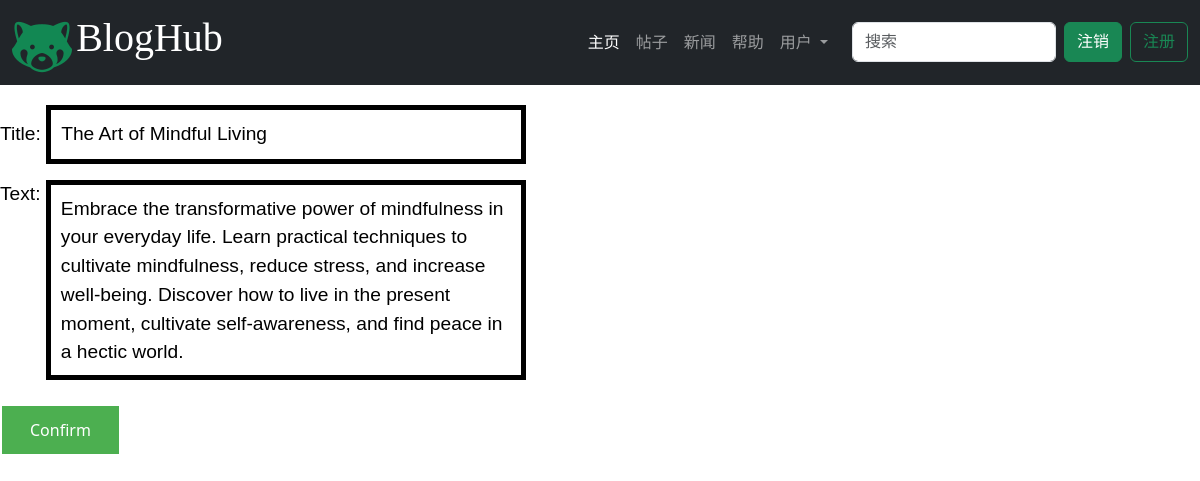
The app's page /edit_post/5/ (signed in) with its own data.
### blogs/models.py (models this page shows, shortened)
class BlogPost(models.Model):
    title = models.CharField(max_length=50)
    text = models.TextField()
    author = models.ForeignKey(User,on_delete=models.CASCADE)
    date_added = models.DateTimeField(auto_now_add=True)
    audited = models.BooleanField(default=False)

### blogs/views.py (the view)
# urls.py: path(r'edit_post/<int:post_id>/',views.edit_post,name='edit_post'),
@login_required
def edit_post(request,post_id):
    post = BlogPost.objects.get(id=post_id)
    if not check_post_author(request,post):
        raise Http404
    if request.method != 'POST':
        form = PostForm(instance=post)
    else:
        form = PostForm(instance=post,data=request.POST)
        if form.is_valid():
            form.save()
            return HttpResponseRedirect(reverse('blogs:post',args=[post.id]))
    context = {'post':post,'form':form}
    return render(request,'blogs/edit_post.html',context)

### blogs/forms.py
class PostForm(forms.ModelForm):
    class Meta:
        model = BlogPost
        fields = ['title','text']
        labels = {'title':'','text':''}
        widgets = {'text': forms.Textarea(attrs={'cols': 80})}

### blogs/views.py (called while the page is built)
def check_post_author(request,post):
    return request.user==post.author

### blogs/templates/blogs/edit_post.html (shortened to what this page needs)
{% extends 'blogs/base.html'  %}
{%block main%}
   <form method="post" action="{% url 'blogs:edit_post' post.id%}">
    <p>
        <span class="label">
            Title:
        </span>
        {{form.title}}
    </p>
    <p>
        <span class="label" style="vertical-align: top;">
            Text:
        </span>
        {{form.text}}
    </p>
    <button type="submit" class="confirm--btn">Confirm</button>
   </form>
   {% endblock main %}

### blogs/static/blogs/css/base.css (style rules this page uses)
body { padding-bottom: 20px; }

### blogs/templates/blogs/edit_post.html (style rules this page uses)
.confirm--btn { background-color: #4CAF50; border: none; color: white; padding: 12px 28px; text-align: center; text-decoration: none; display: inline-block; font-size: 16px; margin: 4px 2px; cursor: pointer; }
textarea { width:40%; height: 200px; overflow-y:scroll; resize: none; border: 5px solid black; padding: 10px; background-repeat: no-repeat; font-family:'Gill Sans', 'Gill Sans MT', Calibri, 'Trebuchet MS', sans-serif; color: #000; text-decoration: none; font-size:larger; }
input { border: 5px solid black; padding: 10px; width:40%; background-repeat: no-repeat; font-family:'Gill Sans', 'Gill Sans MT', Calibri, 'Trebuchet MS', sans-serif; color: #000; text-decoration: none; font-size:larger; }
.label { font-family:'Gill Sans', 'Gill Sans MT', Calibri, 'Trebuchet MS', sans-serif; color: #000; text-decoration: none; font-size:larger; }

### records on screen
BlogPost: title "The Art of Mindful Living", text "Embrace the transformative power of mindfulness in your everyday life. Learn practical techniques to cultivate mindfulness, reduce stress, and increase well-being. Discover how to live in the present moment, cultivate self-awareness, and find peace in a hectic world."
